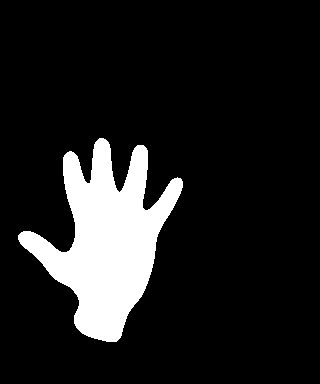
#> input picture dataset/test/Palm/75.jpg, 320 x 384 px, given in place of the camera
$ python datacollecting_with_unknown_gesture.py
#> lines starting #> are read from the running program, lines starting #| are printed output that depends on the picture; after the words box and inside, x2 and y2 are one past the last pixel; in counts of white or black regions, pixels touching at a corner belong together
# -*- coding: utf-8 -*-
"""
Created on Thu Nov 14 16:49:02 2019

@author: Halim
"""

import cv2
import numpy as np
import time
import copy
import os


# parameters
cap_region_x_begin = 0.5  # start point/total width
cap_region_y_end = 0.8  # start point/total width
threshold = 60  # binary threshold
blurValue = 41  # GaussianBlur parameter
bgSubThreshold = 50
learningRate = 0
prev = 0
frame_rate = 10

# variableslt
isBgCaptured = 0  # bool, whether the background captured
triggerSwitch = False  # if true, keyboard simulator works

# Create the directory structure
if not os.path.exists("dataset"):
    os.makedirs("dataset")
    os.makedirs("dataset/train")
    os.makedirs("dataset/test")
    os.makedirs("dataset/train/Palm")
    os.makedirs("dataset/train/Fist")
    os.makedirs("dataset/train/L")
    os.makedirs("dataset/train/rock")
    os.makedirs("dataset/train/swing")
    os.makedirs("dataset/train/okay")
    os.makedirs("dataset/train/unknown")
    os.makedirs("dataset/test/Palm")
    os.makedirs("dataset/test/Fist")
    os.makedirs("dataset/test/L")
    os.makedirs("dataset/test/rock")
    os.makedirs("dataset/test/swing")
    os.makedirs("dataset/test/okay")
    os.makedirs("dataset/test/unknown")

# Train or test
mode = 'test'
directory = 'dataset/'+mode+'/'

def remove_background(frame):
    fgmask = bgModel.apply(frame, learningRate=learningRate)#learning = learning zeyda
    kernel = np.ones((3, 3), np.uint8)#matrice 3*3 de 1
    fgmask = cv2.erode(fgmask, kernel, iterations=1)#tghaladh f taswira
    res = cv2.bitwise_and(frame, frame, mask=fgmask)#operation "and" (The operation of "And" will be performed only if mask[i] doesn't equal zero, else the the result of and operation will be zero. The mask should be either white or black image with single channel)
    return res
# Camera
camera = cv2.VideoCapture(0)
camera.set(10, 200)

while camera.isOpened():
    time_elapsed = time.time() - prev
    ret, frame = camera.read()
#> frame is the input picture: shape (384, 320, 3); min 0, max 255, mean 31.9
    frame = cv2.bilateralFilter(frame, 5, 50, 100)  # smoothing filter
    frame = cv2.flip(frame, 1)  # flip the frame horizontally
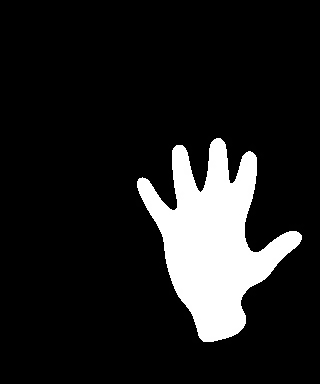
#> frame: shape (384, 320, 3); min 0, max 255, mean 31.9
    cv2.rectangle(frame, (int(cap_region_x_begin * frame.shape[1]), 0),
                  (frame.shape[1], int(cap_region_y_end * frame.shape[0])), (255, 0, 0), 2)
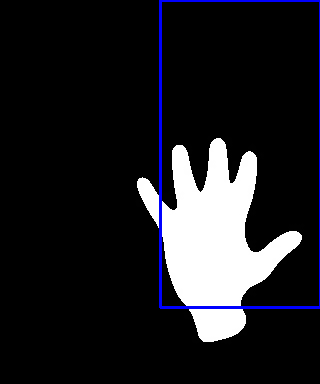
#> frame: shape (384, 320, 3); 1.64% of pixels changed, all inside (x1, y1, x2, y2) = (159, 0, 320, 309)
    if time_elapsed > 2./frame_rate:
        prev = time.time()


        # Getting count of existing images
    count = {'Palm': len(os.listdir(directory+"/Palm")),
#> (the run stopped early here; a loop or call above may not have finished)
